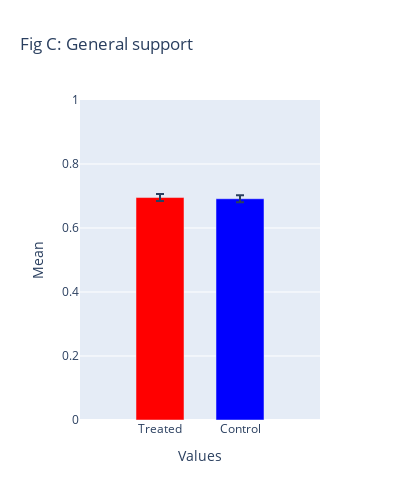

The cell this chart's notebook holds for it:
### Markdown cell above
### Overall support

### Code cell
conjoint = pd.read_csv(OUT / "data" / "data_long.csv")

treated = conjoint[conjoint['treatment_status'] == 1]
control = conjoint[conjoint['treatment_status'] == 0]
labels = ["Treated", "Control"]

avg_support_treated = treated['support'].astype(int).mean()
std_support_treated = treated['support'].astype(int).std()
nobs_support_treated = len(treated['support'])

avg_support_control = control['support'].astype(int).mean()
std_support_control = control['support'].astype(int).std()
nobs_support_control = len(control['support'])

values = [avg_support_treated, avg_support_control]
std_dev = [std_support_treated, std_support_control]
labels = ["Treated", "Control"]

# Calculate confidence intervals (assuming a normal distribution)
confidence_intervals_treated = [(avg_support_treated - 1.96 * (std_support_treated / (nobs_support_treated) ** 0.5)), avg_support_treated + 1.96 * (std_support_treated / (nobs_support_treated) ** 0.5)]
confidence_intervals_control = [(avg_support_control - 1.96 * (std_support_control / (nobs_support_treated) ** 0.5)), avg_support_control + 1.96 * (std_support_control / (nobs_support_control) ** 0.5)]


# Create a bar plot with error bars representing confidence intervals
fig = go.Figure()

fig.add_trace(go.Bar(
    x=labels,
    y=values,
    error_y=dict(
                type='data',
                array=[max(confidence_intervals_treated) - values[0], max(confidence_intervals_control) - values[1]],
                arrayminus=[values[0] - min(confidence_intervals_treated), values[1] - min(confidence_intervals_control)],
                visible=True
            ),
    name='Values',
    marker_color=['red', 'blue'],
    width=0.6
))

fig.update_layout(yaxis_range=[0, 1], xaxis_range=[-1,2], width=400, height=500)
# Customize the layout
fig.update_layout(
    title='Fig C: General support',
    xaxis=dict(title='Values'),
    yaxis=dict(title='Mean'),
    barmode='group',
    bargap=0.1
    
)

# Show the plot
fig.show()

### Figure 1 — Plotly figure (JSON) as saved in the notebook; plotly's stock layout.template omitted (floating-point values rounded to 4 significant figures)
{"data": [{"error_y": {"array": [0.01088, 0.0108], "arrayminus": [0.01088, 0.01092], "type": "data", "visible": true}, "marker": {"color": ["red", "blue"]}, "name": "Values", "type": "bar", "width": 0.6, "x": ["Treated", "Control"], "y": [0.6952, 0.6914]}], "layout": {"bargap": 0.1, "barmode": "group", "height": 500, "title": {"text": "Fig C: General support"}, "width": 400, "xaxis": {"range": [-1, 2], "title": {"text": "Values"}}, "yaxis": {"range": [0, 1], "title": {"text": "Mean"}}}}
